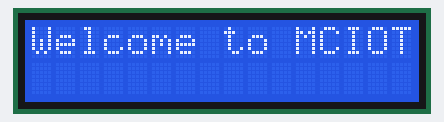
Recording of a sketch running on a simulated Arduino Uno, built with avr-gcc and run on an emulated ATmega328P. Parts: 16×2 character LCD.

Above: at 0.1 s.

The sketch:

sketch.ino
```cpp
#include <LiquidCrystal.h>
const int rs = 12, en = 11, d4 = 5, d5 = 4, d6 = 3, d7 = 2;
LiquidCrystal lcd(rs, en, d4, d5, d6, d7);

int i=0;
char s[] = "Welcome to MCIOT Lab!";


void setup() {
  lcd.begin(16, 2);
}

void loop() {
  lcd.setCursor(0,0);
  for(i=0 ; s[i]!='\0' ; i++) {
    lcd.print(s[i]);
  }
  delay(2000);
  lcd.clear();
}
```
